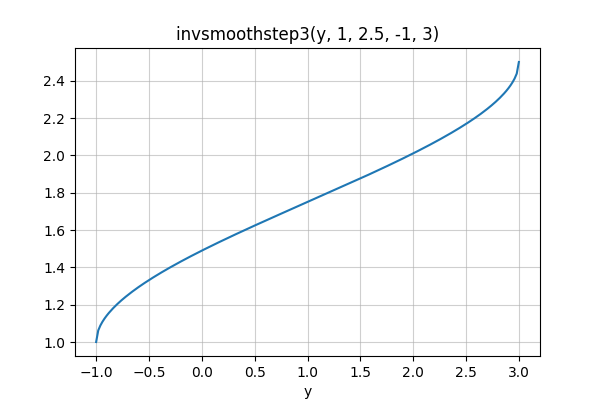

The script that saved this image:
import numpy as np
import matplotlib.pyplot as plt

from ufunclab import invsmoothstep3


a = 1.0
b = 2.5
fa = -1
fb = 3
y = np.linspace(fa, fb, 201)
x = invsmoothstep3(y, a, b, fa, fb)

plt.figure(figsize=(6, 4))
plt.plot(y, x)

plt.title(f'invsmoothstep3(y, {a:g}, {b:g}, {fa:g}, {fb:g})')

plt.xlabel('y')
plt.grid(alpha=0.6)
# plt.show()
plt.savefig('invsmoothstep3_demo.png')
